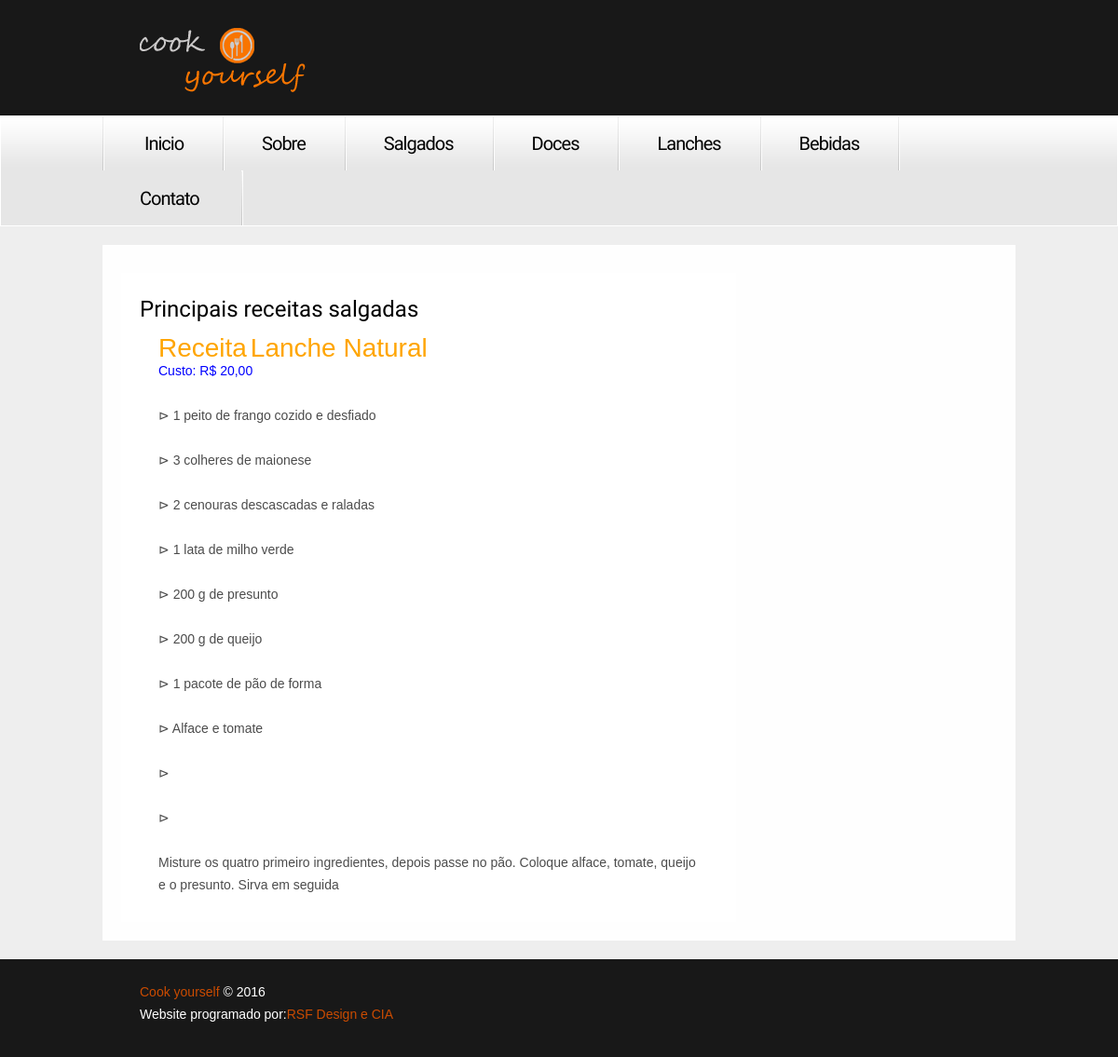
Screenshot of /Portal/lanches.php with the database file from the repository.
### tables this page shows
create table tbl_receita(
receita_id int auto_increment not null,
receita_ingrediente1 varchar(50),
receita_ingrediente2 varchar(50),
receita_ingrediente3 varchar(50),
receita_ingrediente4 varchar(50),
receita_ingrediente5 varchar(50),
receita_ingrediente6 varchar(50),
receita_ingrediente7 varchar(50),
receita_ingrediente8 varchar(50),
receita_ingrediente9 varchar(50),
receita_ingrediente10 varchar(50),
receita_titulo varchar(30),
receita_preparo varchar(2000),
receita_tipo varchar (15),
receita_rendimento varchar (30),
receita_tempoPreparo varchar (30),
receita_custoTotal varchar (30),
primary key(receita_id)
);

### Portal/lanches.php (the view, shortened to what this page needs)
<!DOCTYPE html>
<html lang="en">
<head>
    <link rel="stylesheet" href="css/reset.css" type="text/css" media="screen">
    <link rel="stylesheet" href="css/style.css" type="text/css" media="screen">
    <link rel="stylesheet" href="css/layout.css" type="text/css" media="screen">
</head>
<body id="page3">
	<div id="bgSlider"></div>
	<div class="extra">
        <header>
        	<div class="top-row">
            	<div class="main">
                	<div class="wrapper">
                        <h1><a href="index.php">GoodCook</a></h1>
                        </div>
                </div>
            </div>
            <div class="menu-row">
            	<div class="menu-border">
                	<div class="main">
                        <nav>
                            <ul class="menu">
                                <li><a class="inicio" href="index.php">Inicio</a></li>
                                <li><a href="sobre.php">Sobre</a></li>
                                <li><a class="salgados.php" href="salgados.php">Salgados</a></li>
                                <li><a href="doces.php">Doces</a></li>
                                <li><a href="lanches.php">Lanches</a></li>
                                <li><a href="bebidas.php">Bebidas</a></li>
                                <li class="last"><a href="contato.php">Contato</a></li>
                            </ul>
                        </nav>
                    </div>
                </div>
            </div>
        </header>
        <div class="inner">
            <div class="main">
                <section id="content">
                    <div class="indent">
                    	<div class="wrapper">
                        	<article class="col-1">
                                <div class="bg">
                                    <div class="padding">
                                        <h3 class="p2">Principais receitas salgadas</h3>
                                        <div class="padding">
                                            <div class="lanches">
                                            	<?php
													$servername = "localhost";
													$username = "alunos";
													$password = "etec";
													$dbname = "db_CookYourself";
													$conn = new mysqli($servername, $username, $password, $dbname);
													$sql = "SELECT receita_titulo, receita_custoTotal, receita_preparo, receita_ingrediente1,
													receita_ingrediente2,
													receita_ingrediente3,
													receita_ingrediente4,
													receita_ingrediente5,
													receita_ingrediente6,
													receita_ingrediente7,
													receita_ingrediente8,
													receita_ingrediente9,
													receita_ingrediente10
													FROM tbl_receita where receita_tipo = 'Lanche';";
													$result = $conn->query($sql);
													if ($result->num_rows > 0) {
														while($row = $result->fetch_assoc()) {
															?>
															<font style="font-size:200%;"color="orange">Receita</font>
															<font style="font-size:200%;"color="orange">
															<?php
															echo $row["receita_titulo"];
															?>
															</font>
															<font style="font-size:100%;"color="blue">
															<?php
															echo "<br>";
															echo "Custo: " . $row["receita_custoTotal"];
															?>
															</font>
															<?php
															echo "<br>";
															echo "<br>";
															echo "⊳ ";
															echo $row["receita_ingrediente1"];
															echo "<br>";
															echo "<br>";
															echo "⊳ ";
															echo $row["receita_ingrediente2"];
															echo "<br>";
															echo "<br>";
															echo "⊳ ";
															echo $row["receita_ingrediente3"];
															echo "<br>";
															echo "<br>";
															echo "⊳ ";
															echo $row["receita_ingrediente4"];
															echo "<br>";
															echo "<br>";
															echo "⊳ ";
															echo $row["receita_ingrediente5"];
															echo "<br>";
															echo "<br>";
															echo "⊳ ";
															echo $row["receita_ingrediente6"];
															echo "<br>";
															echo "<br>";
															echo "⊳ ";
															echo $row["receita_ingrediente7"];
															echo "<br>";
															echo "<br>";
															echo "⊳ ";
															echo $row["receita_ingrediente8"];
															echo "<br>";
															echo "<br>";
															echo "⊳ ";
															echo "<br>";
															echo "<br>";
															echo "⊳ ";
															echo "<br>";
															echo "<br>";
															echo $row["receita_preparo"]. "<br>";
														}
													} else {
														echo "0 results";
													}
													?>
                            </article>
                        </div>
                    </div>
                </section>
                <div class="block"></div>
            </div>
        </div>
    </div>
    <footer>
    	<div class="padding">
        	<div class="main">
                <div class="wrapper">
                	<div class="fleft footer-text">
                        <span>Cook yourself</span> &copy; 2016
                        <strong>Website programado por:<a>RSF Design e CIA</a> </strong>
            </div>
        </div>
    </footer>
</body>
</html>

### Portal/css/style.css (style rules this page uses)
article, aside, audio, canvas, command, datalist, details, embed, figcaption, figure, footer, header, hgroup, keygen, meter, nav, output, progress, section, source, video { display:block; }
html { width:100%; }
body { font-family:Arial, Helvetica, sans-serif;font-size:100%;color:#4c4c4c;min-width:980px;background:#eee }
.bg { width:100%; padding:25px 0 28px; background:url(../images/bg-tail.png) left top repeat; }
.bg .padding { padding:0 20px 0 39px; }
.main { width:980px; padding:0; margin:0 auto; font-size:0.875em; line-height:1.714em; position:relative; }
a { color:#ca4b00; outline:none; }
.col-1, .col-2, .col-3, .column-1, .column-2 { float:left; }
.wrapper { width:100%; overflow:hidden; position:relative; }
.p2 { margin-bottom:15px; }
.fleft { float:left; }
.inner { padding:20px 0; }
.indent { padding:0 40px 0 20px; }
.menu li a, .list-2 li a, .pagination li a, .link, .button-1, .button-2, h1 a { text-decoration:none; }
header { width:100%; position:relative; z-index:2; }
.top-row { width:100%; padding:30px 0 25px 0; background:url(../images/header-tail.png) center top repeat; }
.menu-row { width:100%; padding:0; border-bottom:1px solid #fff; background:url(../images/menu-row-tail.gif) center top repeat-x #e6e6e6; }
.menu-border { border-left:1px solid #fff; border-right:1px solid #fff; }
h1 { padding:0 0 0 40px; float:left; }
h1 a { display:block; width:240px; height:69px; text-indent:-9999px; background:url(../images/logo.png) 0 0 no-repeat; }
.menu { width:100%; min-height:58px; overflow:hidden; background:url(../images/menu-spacer.gif) left top no-repeat; }
.menu li { float:left; position:relative; background:url(../images/menu-spacer.gif) right top no-repeat; }
.menu li a { display:block; font-family: 'Adamina', serif; font-size:20px; line-height:2.5em; letter-spacing:-1px; padding:5px 44px 4px 40px; color:#000; }
.menu > li:first-child > a { padding:5px 44px 4px 45px; }
.menu li.last a { padding:5px 47px 4px 40px; }
#content { width:100%; padding:30px 0 43px; background:url(../images/content-tail.png) left top repeat; position:relative; z-index:1; }
h3 { font-family: 'Adamina', serif; font-size:24px; line-height:1.208em; font-weight:400; margin-bottom:8px; color:#000; }
footer { width:100%; height:105px; background:url(../images/footer-tail.png) center top repeat; position:relative; overflow:hidden; z-index:99; }
footer .padding { padding:27px 0; }
.footer-text { font-size:14px; line-height:1.214em; color:#fff; padding-left:40px; }
.footer-text span { color:#ca4b00; }
.footer-text strong { display:block; font-weight:normal; padding-top:7px; }
.block { height:105px; }
.extra { min-height:100%; height:auto !important; height:100%; margin: 0 auto -105px; position:relative; overflow:hidden; }
html, body { height:100%; }

### Portal/css/layout.css (style rules this page uses)
#page3 #content { padding:30px 0 20px; }
#page3 .col-1 { width:660px; margin-right:20px; }
#page3 .bg .padding { padding:0 20px; }

### rows the page displays
tbl_receita: receita_titulo "Lanche Natural", receita_custoTotal "R$ 20,00", receita_ingrediente1 "1 peito de frango cozido e desfiado", receita_ingrediente2 "3 colheres de maionese", receita_ingrediente3 "2 cenouras descascadas e raladas", receita_ingrediente4 "1 lata de milho verde", receita_ingrediente5 "200 g de presunto", receita_ingrediente6 "200 g de queijo", receita_ingrediente7 "1 pacote de pão de forma", receita_ingrediente8 "Alface e tomate", receita_preparo "Misture os quatro primeiro ingredientes, depois passe no pão. Coloque alface, tomate, queijo e o presunto. Sirva em seguida"
